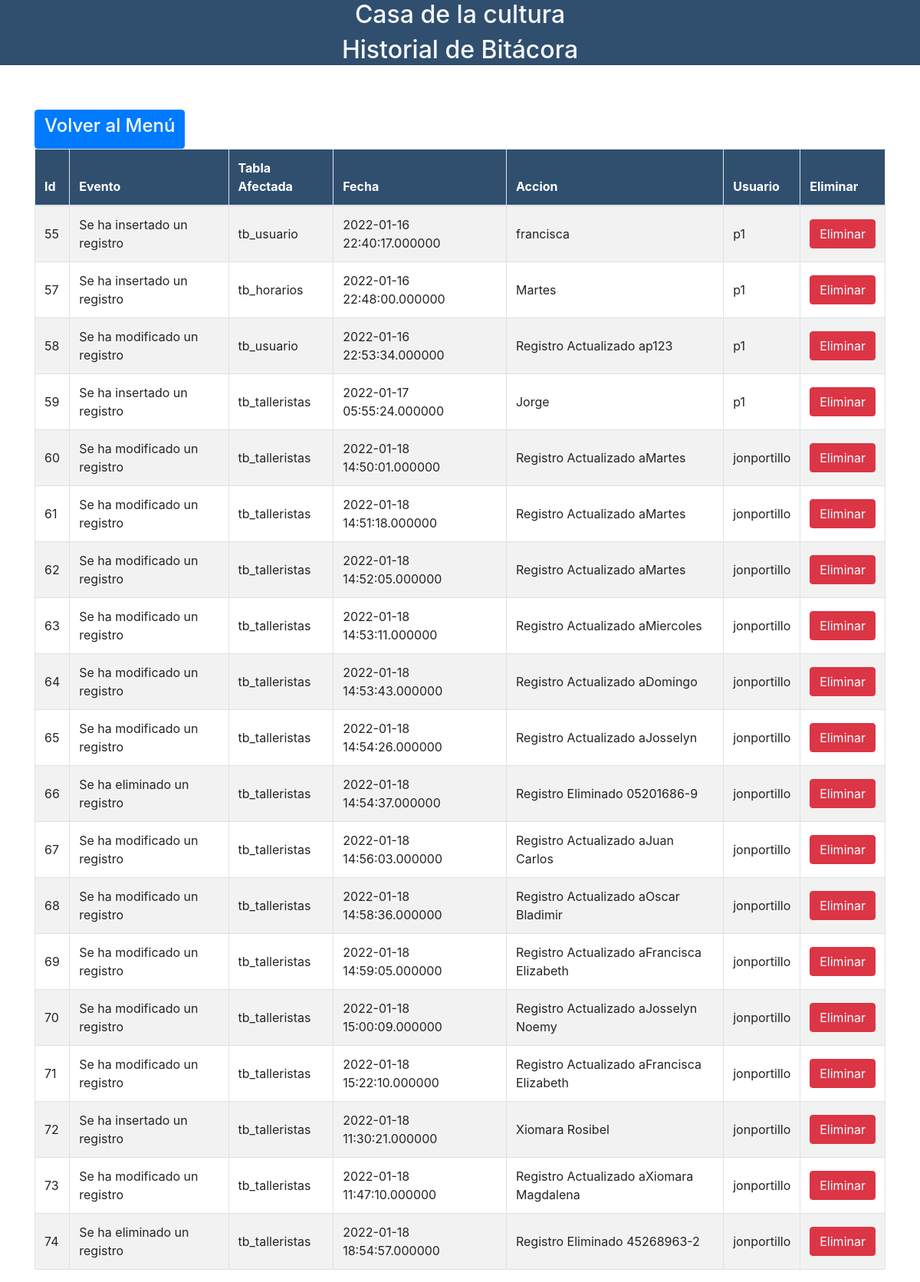
Screenshot of /Ver_Bitacora.php with the database file from the repository.
### tables this page shows
CREATE TABLE `tb_bitacora`  (
  `id_bitacora` int(11) NOT NULL AUTO_INCREMENT,
  `evento_bitacora` text NULL,
  `tabla_bitacora` text NULL,
  `fecha_bitacora` datetime(6) NULL DEFAULT NULL,
  `accion_bitacora` text NULL,
  `usuario_bitacora` text NULL,
  PRIMARY KEY (`id_bitacora`) USING BTREE
);

### Ver_Bitacora.php (the view, shortened to what this page needs)
<?php
$con = conectar();
?>
<!doctype html>
<html lang="en">
<head>
    <link rel="stylesheet" href="tablas_css/bootstrap/css/bootstrap.min.css">
    <link rel="stylesheet" href="tablas_css/main.css">
    <link rel="stylesheet" type="text/css" href="tablas_css/datatables/datatables.min.css" />
    <link rel="stylesheet" type="text/css" href="tablas_css/datatables/DataTables-1.10.18/css/dataTables.bootstrap4.min.css">
    <link rel="stylesheet" href="https://use.fontawesome.com/releases/v5.8.2/css/all.css">
    <link rel="stylesheet" href="./vendor/sweetalert2/dist/sweetalert2.min.css">
</head>
<body>
    <header>
        <h2 class="text-center text-light">Casa de la cultura</h2>
        <h2 class="text-center text-light">Historial de Bitácora</h2>
    </header>
    <div style="height:50px"></div>
    <div class="container">
        <a href="http://localhost/ProyectoCultura/menu_administrador.php" class="btn btn-primary">
            <h4> Volver al Menú </h4>
        </a>
        <br>
        <div class="row">
            <div class="col-lg-12">
                <div class="table-responsive">
                    <table id="example" class="table table-striped table-bordered" cellspacing="0" width="100%">
                        <thead>
                            <tr>
                                <th>Id</th>
                                <th>Evento</th>
                                <th>Tabla Afectada</th>
                                <th>Fecha</th>
                                <th>Accion</th>
                                <th>Usuario</th>
                                <th>Eliminar</th>
                            </tr>
                        </thead>
                        <tbody>
                            <?php
                            $sql = "SELECT
                                         *
                                     FROM
                                         tb_bitacora";
                            $query = mysqli_query($con, $sql);
                            while ($row = mysqli_fetch_array($query)) {
                            ?>
                                <tr>
                                    <td><?php echo $row['id_bitacora'] ?></td>
                                    <td><?php echo $row['evento_bitacora'] ?></td>
                                    <td><?php echo $row['tabla_bitacora'] ?></td>
                                    <td><?php echo $row['fecha_bitacora'] ?></td>
                                    <td><?php echo $row['accion_bitacora'] ?></td>
                                    <td><?php echo $row['usuario_bitacora'] ?></td>
                                    <td><a href="javascript:void(0)" class="btn btn-danger" id="delete_id" data-id="<?php echo $row['id_bitacora'] ?>">Eliminar</a></td>
                                </tr>
                            <?php
                            }
                            ?>
                        </tbody>
                    </table>
                </div>
            </div>
        </div>
    </div>
</body>
</html>

### tablas_css/main.css (style rules this page uses)
header { background: #304f6f; }
table th { background-color: #304f6f !important; color: white; }
table>tbody>tr>td { vertical-align: middle !important; }

### rows the page displays
tb_bitacora: id_bitacora "55", evento_bitacora "Se ha insertado un registro", tabla_bitacora "tb_usuario", fecha_bitacora "2022-01-16 22:40:17.000000", accion_bitacora "francisca", usuario_bitacora "p1"
tb_bitacora: id_bitacora "57", evento_bitacora "Se ha insertado un registro", tabla_bitacora "tb_horarios", fecha_bitacora "2022-01-16 22:48:00.000000", accion_bitacora "Martes", usuario_bitacora "p1"
tb_bitacora: id_bitacora "58", evento_bitacora "Se ha modificado un registro", tabla_bitacora "tb_usuario", fecha_bitacora "2022-01-16 22:53:34.000000", accion_bitacora "Registro Actualizado ap123", usuario_bitacora "p1"
tb_bitacora: id_bitacora "59", evento_bitacora "Se ha insertado un registro", tabla_bitacora "tb_talleristas", fecha_bitacora "2022-01-17 05:55:24.000000", accion_bitacora "Jorge", usuario_bitacora "p1"
tb_bitacora: id_bitacora "60", evento_bitacora "Se ha modificado un registro", tabla_bitacora "tb_talleristas", fecha_bitacora "2022-01-18 14:50:01.000000", accion_bitacora "Registro Actualizado aMartes", usuario_bitacora "jonportillo"
tb_bitacora: id_bitacora "61", evento_bitacora "Se ha modificado un registro", tabla_bitacora "tb_talleristas", fecha_bitacora "2022-01-18 14:51:18.000000", accion_bitacora "Registro Actualizado aMartes", usuario_bitacora "jonportillo"
tb_bitacora: id_bitacora "62", evento_bitacora "Se ha modificado un registro", tabla_bitacora "tb_talleristas", fecha_bitacora "2022-01-18 14:52:05.000000", accion_bitacora "Registro Actualizado aMartes", usuario_bitacora "jonportillo"
tb_bitacora: id_bitacora "63", evento_bitacora "Se ha modificado un registro", tabla_bitacora "tb_talleristas", fecha_bitacora "2022-01-18 14:53:11.000000", accion_bitacora "Registro Actualizado aMiercoles", usuario_bitacora "jonportillo"
tb_bitacora: id_bitacora "64", evento_bitacora "Se ha modificado un registro", tabla_bitacora "tb_talleristas", fecha_bitacora "2022-01-18 14:53:43.000000", accion_bitacora "Registro Actualizado aDomingo", usuario_bitacora "jonportillo"
tb_bitacora: id_bitacora "65", evento_bitacora "Se ha modificado un registro", tabla_bitacora "tb_talleristas", fecha_bitacora "2022-01-18 14:54:26.000000", accion_bitacora "Registro Actualizado aJosselyn", usuario_bitacora "jonportillo"
tb_bitacora: id_bitacora "66", evento_bitacora "Se ha eliminado un registro", tabla_bitacora "tb_talleristas", fecha_bitacora "2022-01-18 14:54:37.000000", accion_bitacora "Registro Eliminado 05201686-9", usuario_bitacora "jonportillo"
tb_bitacora: id_bitacora "67", evento_bitacora "Se ha modificado un registro", tabla_bitacora "tb_talleristas", fecha_bitacora "2022-01-18 14:56:03.000000", accion_bitacora "Registro Actualizado aJuan Carlos", usuario_bitacora "jonportillo"
tb_bitacora: id_bitacora "68", evento_bitacora "Se ha modificado un registro", tabla_bitacora "tb_talleristas", fecha_bitacora "2022-01-18 14:58:36.000000", accion_bitacora "Registro Actualizado aOscar Bladimir", usuario_bitacora "jonportillo"
tb_bitacora: id_bitacora "69", evento_bitacora "Se ha modificado un registro", tabla_bitacora "tb_talleristas", fecha_bitacora "2022-01-18 14:59:05.000000", accion_bitacora "Registro Actualizado aFrancisca Elizabeth", usuario_bitacora "jonportillo"
tb_bitacora: id_bitacora "70", evento_bitacora "Se ha modificado un registro", tabla_bitacora "tb_talleristas", fecha_bitacora "2022-01-18 15:00:09.000000", accion_bitacora "Registro Actualizado aJosselyn Noemy", usuario_bitacora "jonportillo"
tb_bitacora: id_bitacora "71", evento_bitacora "Se ha modificado un registro", tabla_bitacora "tb_talleristas", fecha_bitacora "2022-01-18 15:22:10.000000", accion_bitacora "Registro Actualizado aFrancisca Elizabeth", usuario_bitacora "jonportillo"
tb_bitacora: id_bitacora "72", evento_bitacora "Se ha insertado un registro", tabla_bitacora "tb_talleristas", fecha_bitacora "2022-01-18 11:30:21.000000", accion_bitacora "Xiomara Rosibel", usuario_bitacora "jonportillo"
tb_bitacora: id_bitacora "73", evento_bitacora "Se ha modificado un registro", tabla_bitacora "tb_talleristas", fecha_bitacora "2022-01-18 11:47:10.000000", accion_bitacora "Registro Actualizado aXiomara Magdalena", usuario_bitacora "jonportillo"
tb_bitacora: id_bitacora "74", evento_bitacora "Se ha eliminado un registro", tabla_bitacora "tb_talleristas", fecha_bitacora "2022-01-18 18:54:57.000000", accion_bitacora "Registro Eliminado 45268963-2", usuario_bitacora "jonportillo"
